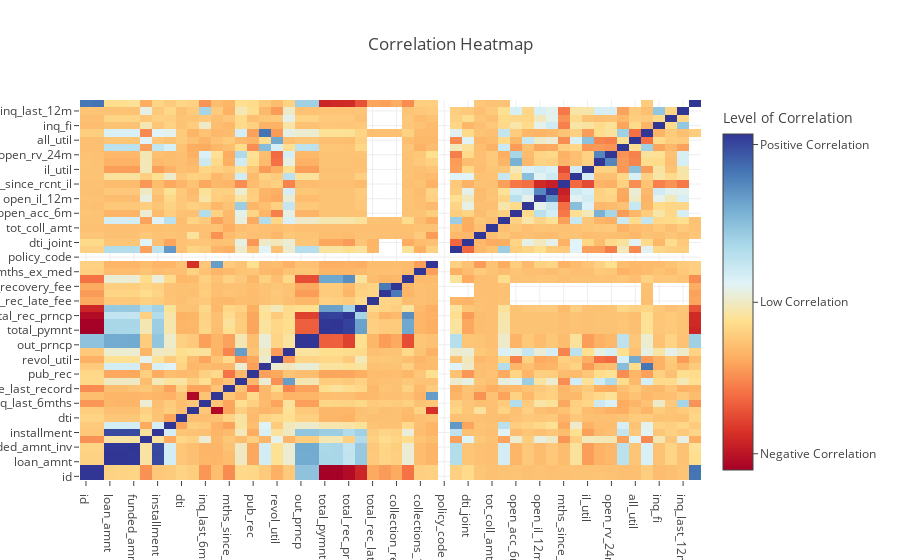

Notebook source saved alongside this figure:
### Markdown cell above
## plotly  热力图

### Code cell
df_correlations = df.corr()


trace = go.Heatmap(z=df_correlations.values,
                   x=df_correlations.columns,
                   y=df_correlations.columns,
                  colorscale=[[0.0, 'rgb(165,0,38)'], 
                              [0.1111111111111111, 'rgb(215,48,39)'], 
                              [0.2222222222222222, 'rgb(244,109,67)'], 
                              [0.3333333333333333, 'rgb(253,174,97)'], 
                              [0.4444444444444444, 'rgb(254,224,144)'], 
                              [0.5555555555555556, 'rgb(224,243,248)'], 
                              [0.6666666666666666, 'rgb(171,217,233)'], 
                              [0.7777777777777778, 'rgb(116,173,209)'], 
                              [0.8888888888888888, 'rgb(69,117,180)'], 
                              [1.0, 'rgb(49,54,149)']],
                    colorbar = dict(
            title = 'Level of Correlation',
            titleside = 'top',
            tickmode = 'array',
            tickvals = [-0.52,0.2,0.95],
            ticktext = ['Negative Correlation','Low Correlation','Positive Correlation'],
            ticks = 'outside'
        )
                  )


layout = {"title": "Correlation Heatmap"}
data=[trace]

fig = dict(data=data, layout=layout)
iplot(fig, filename='labelled-heatmap')

### Figure 1 — Plotly figure (JSON) as saved in the notebook; plotly's stock layout.template omitted (floating-point values rounded to 4 significant figures; data arrays with more than 128 entries replaced by an {"elided": "..."} marker saying what was removed)
{"data": [{"colorbar": {"tickmode": "array", "ticks": "outside", "ticktext": ["Negative Correlation", "Low Correlation", "Positive Correlation"], "tickvals": [-0.52, 0.2, 0.95], "title": {"side": "top", "text": "Level of Correlation"}}, "colorscale": [[0, "rgb(165,0,38)"], [0.1111, "rgb(215,48,39)"], [0.2222, "rgb(244,109,67)"], [0.3333, "rgb(253,174,97)"], [0.4444, "rgb(254,224,144)"], [0.5556, "rgb(224,243,248)"], [0.6667, "rgb(171,217,233)"], [0.7778, "rgb(116,173,209)"], [0.8889, "rgb(69,117,180)"], [1, "rgb(49,54,149)"]], "type": "heatmap", "uid": "af6fa3fa-ddce-4635-85d4-4d4e498ac2f4", "x": ["id", "member_id", "loan_amnt", "funded_amnt", "funded_amnt_inv", "int_rate", "installment", "annual_inc", "dti", "delinq_2yrs", "inq_last_6mths", "mths_since_last_delinq", "mths_since_last_record", "open_acc", "pub_rec", "revol_bal", "revol_util", "total_acc", "out_prncp", "out_prncp_inv", "total_pymnt", "total_pymnt_inv", "total_rec_prncp", "total_rec_int", "total_rec_late_fee", "recoveries", "collection_recovery_fee", "last_pymnt_amnt", "collections_12_mths_ex_med", "mths_since_last_major_derog", "policy_code", "annual_inc_joint", "dti_joint", "acc_now_delinq", "tot_coll_amt", "tot_cur_bal", "open_acc_6m", "open_il_6m", "open_il_12m", "open_il_24m", "mths_since_rcnt_il", "total_bal_il", "il_util", "open_rv_12m", "open_rv_24m", "max_bal_bc", "all_util", "total_rev_hi_lim", "inq_fi", "total_cu_tl", "inq_last_12m", "year"], "y": ["id", "member_id", "loan_amnt", "funded_amnt", "funded_amnt_inv", "int_rate", "installment", "annual_inc", "dti", "delinq_2yrs", "inq_last_6mths", "mths_since_last_delinq", "mths_since_last_record", "open_acc", "pub_rec", "revol_bal", "revol_util", "total_acc", "out_prncp", "out_prncp_inv", "total_pymnt", "total_pymnt_inv", "total_rec_prncp", "total_rec_int", "total_rec_late_fee", "recoveries", "collection_recovery_fee", "last_pymnt_amnt", "collections_12_mths_ex_med", "mths_since_last_major_derog", "policy_code", "annual_inc_joint", "dti_joint", "acc_now_delinq", "tot_coll_amt", "tot_cur_bal", "open_acc_6m", "open_il_6m", "open_il_12m", "open_il_24m", "mths_since_rcnt_il", "total_bal_il", "il_util", "open_rv_12m", "open_rv_24m", "max_bal_bc", "all_util", "total_rev_hi_lim", "inq_fi", "total_cu_tl", "inq_last_12m", "year"], "z": {"elided": "52x52 float values"}}], "layout": {"title": {"text": "Correlation Heatmap"}}}
